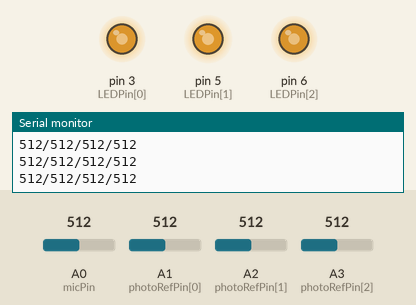
Simulated run of this sketch. Board: Arduino Uno, built with avr-gcc and run on an emulated ATmega328P. Parts: output pins drawn as LEDs (lit = HIGH), the last lines printed to the serial monitor. The test bench sets the inputs (shaded band); at power-on: A1 (photoRefPin[0]) = 512, A2 (photoRefPin[1]) = 512, A3 (photoRefPin[2]) = 512, A0 (micPin) = 512. Random numbers use the default seed unless the sketch sets one.

Above: at 1.2 s.
1.3 s: A1 (photoRefPin[0]) set to 491
At 1.71 s:
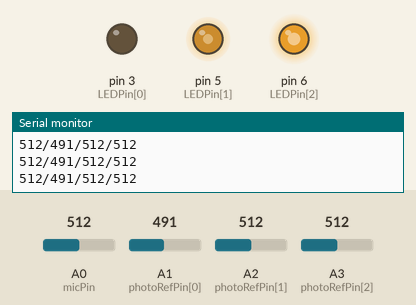
4.3 s: A2 (photoRefPin[1]) set to 483
At 5.36 s:
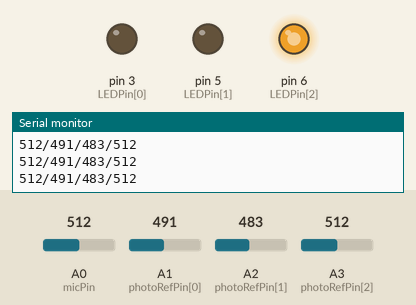
7.3 s: A3 (photoRefPin[2]) set to 484
At 8.5 s:
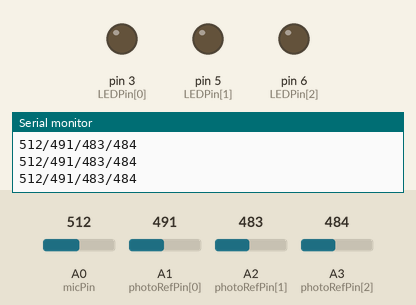
8.8 s: A1 (photoRefPin[0]) set to 510
At 10.62 s:
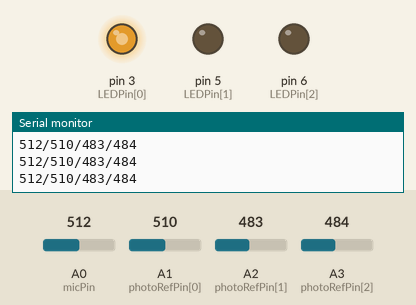
11.8 s: A3 (photoRefPin[2]) set to 510
14.8 s: A2 (photoRefPin[1]) set to 510
Timing chart, 0 to 40.6 s (numbered marks = the images above; inputs shaded):
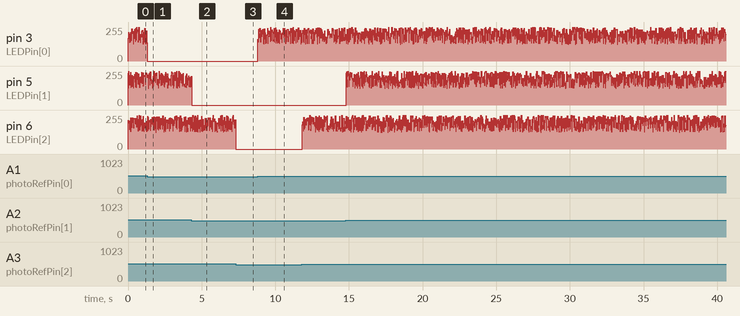

The sketch:

BirthdayCake.ino
```cpp
#include "pitches.h"

const int speakerPin = 8;
const int LEDPin[] = {3, 5, 6};

const int micPin = A0;
const int photoRefPin[] = {A1, A2, A3};

const int mic_threshold = 800;
const int photoRef_threshold = 500;

bool prepareFlag = true;

int melody[] = {
  NOTE_G4,
  NOTE_A4, NOTE_G4, NOTE_C5,
  NOTE_B4, 0, NOTE_G4,

  NOTE_A4, NOTE_G4, NOTE_D5,
  NOTE_C5, 0, NOTE_G4,
  NOTE_G5, NOTE_E5, NOTE_C5,

  NOTE_B4, NOTE_A4, NOTE_F5,
  NOTE_E5, NOTE_C5, NOTE_D5,
  NOTE_C5
};

int noteDurations[] = { 4, 4, 4, 4, 4, 4, 4, 4, 4, 4, 4, 4, 4, 4, 4, 4, 4, 4, 4, 4, 4, 4, 2 };

void setup() {
  Serial.begin(9600);
  for ( int i = 0; i < 3; i++) {
    pinMode( LEDPin[i], OUTPUT);
  }
}

void loop() {
  int micValue = analogRead( micPin );
  int photoRefValue[3];
  for ( int i = 0; i < 3; i++) {
    photoRefValue[i] = analogRead( photoRefPin[i] );
  }

  Serial.println( String(micValue) + "/" + String(photoRefValue[0]) + "/" + String(photoRefValue[1]) + "/" + String(photoRefValue[2]) );

  bool photoRefState[] = {false, false, false};
  for ( int i = 0; i < 3; i++) {
    if ( photoRefValue[i] > photoRef_threshold ) {
      photoRefState[i] = true;
    }
  }

  if ( !photoRefState[0] && !photoRefState[1] && !photoRefState[2] ) {
    prepareFlag = true;
  }

  if (prepareFlag) {
    for ( int i = 0; i < 3; i++) {
      if (photoRefState[i]) {
        analogWrite( LEDPin[i], random(127, 255) );
      } else {
        digitalWrite( LEDPin[i], LOW );
      }
    }

    if ( (micValue > mic_threshold) && photoRefState[0] && photoRefState[1] && photoRefState[2] ) {
      prepareFlag = false;
      for ( int i = 0; i < 3; i++) {
        digitalWrite( LEDPin[i] , LOW);
      }
      playMelody();
    }
  }

  delay(20);
}

void playMelody() {
  int noteNum = sizeof melody / sizeof(int);
  for (int thisNote = 0; thisNote < noteNum ; thisNote++) {
    int noteDuration = 1000 / noteDurations[thisNote] * 1.5;
    tone(8, melody[thisNote], noteDuration);
    int pauseBetweenNotes = noteDuration * 1.30;
    delay(pauseBetweenNotes);
    noTone(8);
  }
}
```

pitches.h
```cpp
/*************************************************
 * Public Constants
 *************************************************/

#define NOTE_B0  31
#define NOTE_C1  33
#define NOTE_CS1 35
#define NOTE_D1  37
#define NOTE_DS1 39
#define NOTE_E1  41
#define NOTE_F1  44
#define NOTE_FS1 46
#define NOTE_G1  49
#define NOTE_GS1 52
#define NOTE_A1  55
#define NOTE_AS1 58
#define NOTE_B1  62
#define NOTE_C2  65
#define NOTE_CS2 69
#define NOTE_D2  73
#define NOTE_DS2 78
#define NOTE_E2  82
#define NOTE_F2  87
#define NOTE_FS2 93
#define NOTE_G2  98
#define NOTE_GS2 104
#define NOTE_A2  110
#define NOTE_AS2 117
#define NOTE_B2  123
#define NOTE_C3  131
#define NOTE_CS3 139
#define NOTE_D3  147
#define NOTE_DS3 156
#define NOTE_E3  165
#define NOTE_F3  175
#define NOTE_FS3 185
#define NOTE_G3  196
#define NOTE_GS3 208
#define NOTE_A3  220
#define NOTE_AS3 233
#define NOTE_B3  247
#define NOTE_C4  262
#define NOTE_CS4 277
#define NOTE_D4  294
#define NOTE_DS4 311
#define NOTE_E4  330
#define NOTE_F4  349
#define NOTE_FS4 370
#define NOTE_G4  392
#define NOTE_GS4 415
#define NOTE_A4  440
#define NOTE_AS4 466
#define NOTE_B4  494
#define NOTE_C5  523
#define NOTE_CS5 554
#define NOTE_D5  587
#define NOTE_DS5 622
#define NOTE_E5  659
#define NOTE_F5  698
#define NOTE_FS5 740
#define NOTE_G5  784
#define NOTE_GS5 831
#define NOTE_A5  880
#define NOTE_AS5 932
#define NOTE_B5  988
#define NOTE_C6  1047
#define NOTE_CS6 1109
#define NOTE_D6  1175
#define NOTE_DS6 1245
#define NOTE_E6  1319
#define NOTE_F6  1397
#define NOTE_FS6 1480
#define NOTE_G6  1568
#define NOTE_GS6 1661
#define NOTE_A6  1760
#define NOTE_AS6 1865
#define NOTE_B6  1976
#define NOTE_C7  2093
#define NOTE_CS7 2217
#define NOTE_D7  2349
#define NOTE_DS7 2489
#define NOTE_E7  2637
#define NOTE_F7  2794
#define NOTE_FS7 2960
#define NOTE_G7  3136
#define NOTE_GS7 3322
#define NOTE_A7  3520
#define NOTE_AS7 3729
#define NOTE_B7  3951
#define NOTE_C8  4186
#define NOTE_CS8 4435
#define NOTE_D8  4699
#define NOTE_DS8 4978
```

Measured:
- the behaviour switches between 501 and 500 on A1 (photoRefPin[0]) (found by bisection; images 0 and 1)
- the behaviour switches between 501 and 500 on A2 (photoRefPin[1]) (found by bisection; images 1 and 2)
- the behaviour switches between 501 and 500 on A3 (photoRefPin[2]) (found by bisection; images 2 and 3)
